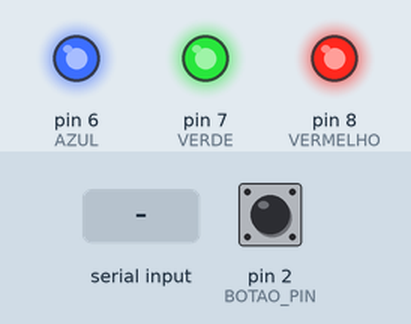
The sketch below on a simulated Arduino Uno, built with avr-gcc and run on an emulated ATmega328P. Shown: output pins drawn as LEDs (lit = HIGH). The test bench sets the inputs (shaded band); at power-on: pin 2 (BOTAO_PIN) HIGH.

Above: at 1.2 s.
1.3 s: "1\n" received over Serial
At 1.8 s:
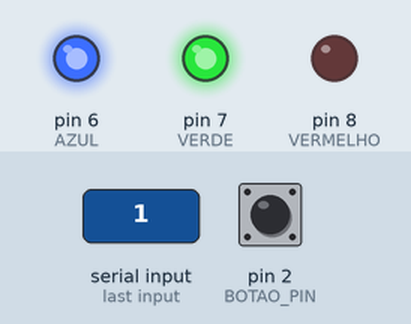
2.8 s: "2\n" received over Serial
At 4.0 s:
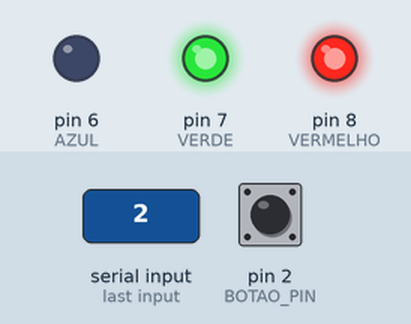
4.3 s: "3\n" received over Serial
At 5.3 s:
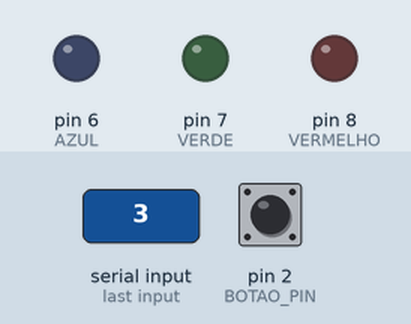
5.8 s: "4\n" received over Serial
At 6.4 s:
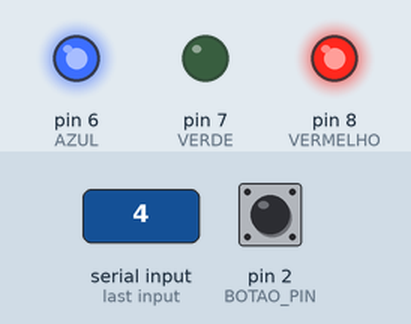
7.3 s: "5\n" received over Serial
At 7.6 s:
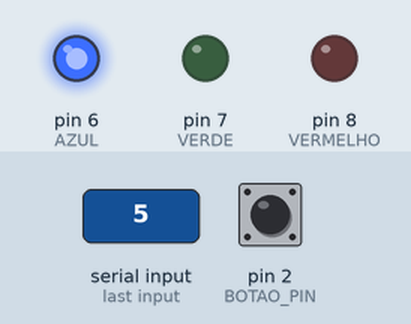
8.8 s: "6\n" received over Serial
At 9.9 s:
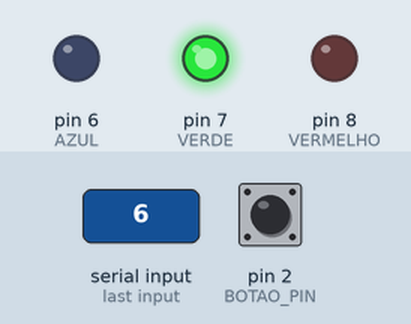
Timing chart, 0 to 30.3 s (numbered marks = the images above; inputs shaded):
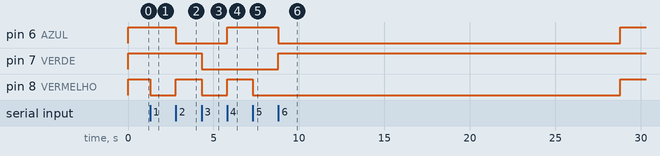

Measured:
- after the input at 1.3 s, pin 8 (VERMELHO): HIGH → LOW at once
- after the input at 2.8 s, pin 6 (AZUL): HIGH → LOW at once; pin 8 (VERMELHO): LOW → HIGH at once
- after the input at 4.3 s, pin 7 (VERDE), pin 8 (VERMELHO): HIGH → LOW at once
- after the input at 5.8 s, pin 6 (AZUL), pin 8 (VERMELHO): LOW → HIGH at once
- after the input at 7.3 s, pin 8 (VERMELHO): HIGH → LOW at once
- after the input at 8.8 s, pin 6 (AZUL): HIGH → LOW at once, → HIGH 20.0 s later; pin 7 (VERDE): LOW → HIGH after 0.00 s instead of 18.5 s; pin 8 (VERMELHO): LOW → HIGH after 20.0 s instead of 18.5 s

The sketch:

ICPrototipo.ino
```cpp
const int BOTAO_PIN = 2;

const int VERMELHO = 8;
const int AZUL = 6;
const int VERDE = 7;


const unsigned long DEBOUNCE_MS = 300;
const unsigned long LED_ON_TIME_MS = 20000;


unsigned long ultimaPressao = 0;
unsigned long ledOnTimestamp = 0;
bool esperandoResposta = false;
bool ledAtivo = false;

void setup() {
    Serial.begin(9600);
    pinMode(BOTAO_PIN, INPUT_PULLUP);
    pinMode(VERMELHO, OUTPUT);
    pinMode(AZUL, OUTPUT);
    pinMode(VERDE, OUTPUT);
    setCor(0,0,0);
}

void loop() {
    // 1) Botão
    if (digitalRead(BOTAO_PIN) == LOW) {
        unsigned long agora = millis();
        if (agora - ultimaPressao > DEBOUNCE_MS && !esperandoResposta && !ledAtivo) {
            ultimaPressao = agora;
            esperandoResposta = true;
            setCor(0,0,0);
            Serial.println("CAPTURE");
        }
    }

    // 2) Resposta do Python
    if (Serial.available() > 0) {
        String resposta = Serial.readStringUntil('\n');
        resposta.trim();
        if (resposta.length() > 0) {
            esperandoResposta = false;
            acenderLed(resposta.charAt(0));
        }
    }

    // 3) Apaga os LEDs depois do tempo
    if (ledAtivo && millis() - ledOnTimestamp >= LED_ON_TIME_MS) {
        setCor(0,0,0);
        ledAtivo = false;
    }
}


void setCor(int r, int g, int b) {
    analogWrite(VERMELHO, 255 - r);
    analogWrite(VERDE, 255 - g);
    analogWrite(AZUL, 255- b);
}
void acenderLed(char classe) {
    setCor(0,0,0);

    switch (classe) {
        case '1': setCor(255,0,0);      break;
        case '2': setCor(0,0,255);      break;
        case '3': setCor(255,255,255);  break;
        case '4': setCor(0,255,0);      break;
        case '5': setCor(255,255,0);    break;
        case '6': setCor(255,0,255);    break;
        case '7': setCor(255,0,255);    break;
        case '0':
        default:

            break;
    }

    ledAtivo = true;
    ledOnTimestamp = millis();

}
```
